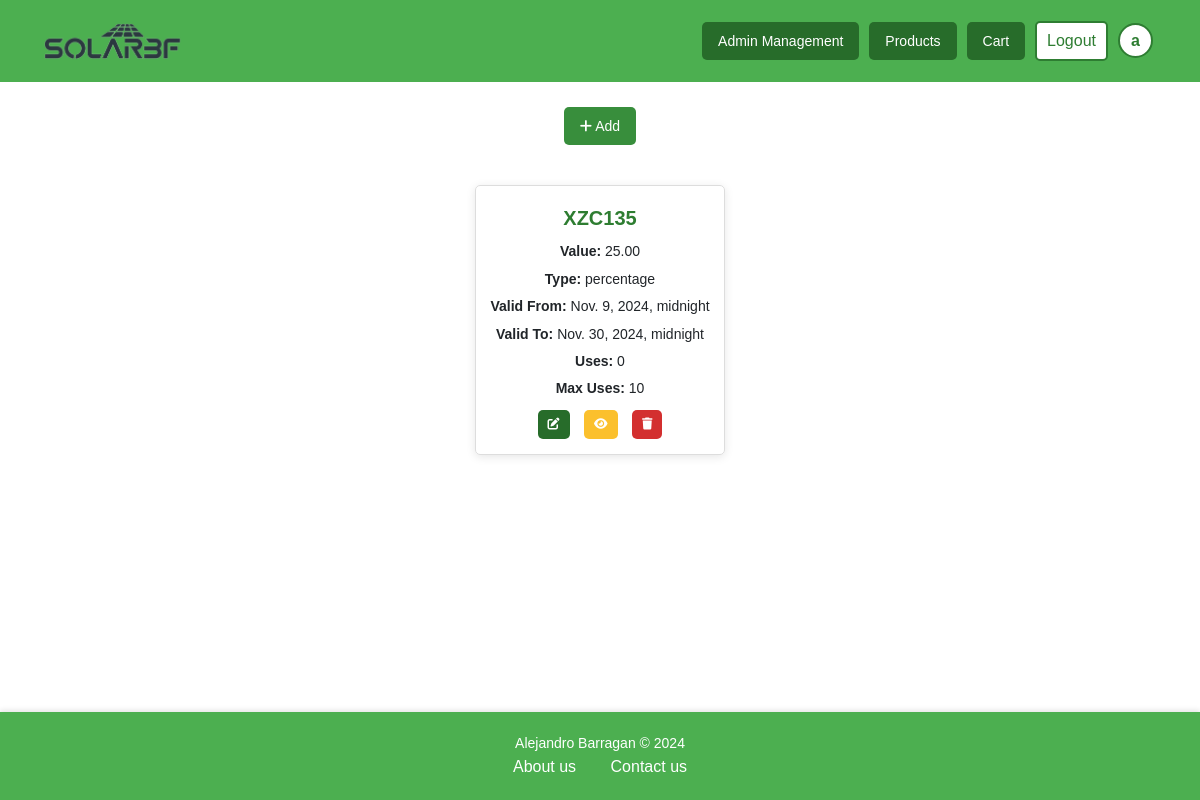
Screenshot of /products/coupons/ (signed in) with the database file from the repository.
### accounts/models.py (models this page shows, shortened)
class CustomUser(AbstractUser):
    USER_TYPE_CHOICES = (
        ('user', 'User'),
        ('worker', 'Worker'),
        ('admin', 'Admin'),
    )
    role = models.CharField(max_length=10, default='user')
    team = models.ForeignKey(
        Team,
        on_delete=models.SET_NULL,
        blank=True, null=True,
        related_name='members'
    )
    email = models.EmailField(unique=True)
    street_address = models.CharField(max_length=255, blank=True, null=True)
    city = models.CharField(max_length=100, blank=True, null=True)
    state = models.CharField(max_length=100, blank=True, null=True)
    zip_code = models.CharField(max_length=20, blank=True, null=True)
    country = models.CharField(max_length=100, blank=True, null=True)

### products/models.py (models this page shows, shortened)
class Coupon(models.Model):
    COUPON_TYPE_CHOICES = (
        ('percentage', 'Percentage Discount'),
        ('fixed_amount', 'Fixed Amount Discount'),
    )
    code = models.CharField(max_length=50, unique=True)
    discount_type = models.CharField(max_length=15, choices=COUPON_TYPE_CHOICES)
    discount_value = models.DecimalField(max_digits=10, decimal_places=2)
    valid_from = models.DateTimeField(default=timezone.now)
    valid_to = models.DateTimeField()
    max_uses = models.PositiveIntegerField(default=1)
    uses = models.PositiveIntegerField(default=0)

### products/views.py (the view)
# urls.py: path('coupons/', views.coupon_list, name='coupon'),
@login_required
@user_passes_test(is_staff)
def coupon_list(request):
    coupons = Coupon.objects.all()
    discount_type_choices = Coupon.COUPON_TYPE_CHOICES
    return render(request, 'admin/coupons.html', {'coupons': coupons, 'discount_type_choices': discount_type_choices})

### accounts/views.py (called while the page is built)
def is_staff(user):
    return user.is_staff or user.role in ['admin', 'worker']

### templates/admin/coupons.html (shortened to what this page needs)
{% extends 'base.html' %}
{% load static %}
{% block style %}
<link rel="stylesheet" href="{% static 'css/coupon.css' %}" />
<link rel="stylesheet" href="{% static 'css/card.css' %}" />
{% endblock %}
{% block content %}
<div class="button-container">
    {% if user.is_staff %}
    <button class="btn-custom btn-medium btn-success" data-toggle="modal" data-target="#addCouponModal">
        <i class="fa-solid fa-plus"></i> Add
    </button>
    {% endif %}
</div>
<div class="cardb-list">
    {% for coupon in coupons %}
    <div class="cardb-item">
        <h3 class="truncate-text">{{ coupon.code }}</h3>
        <p class="truncate-text"><strong>Value:</strong> {{ coupon.discount_value }}</p>
        <p class="truncate-text"><strong>Type:</strong> {{ coupon.discount_type }}</p>
        <p class="truncate-text"><strong>Valid From:</strong> {{ coupon.valid_from }}</p>
        <p class="truncate-text"><strong>Valid To:</strong> {{ coupon.valid_to }}</p>
        <p class="truncate-text"><strong>Uses:</strong> {{ coupon.uses }}</p>
        <p class="truncate-text"><strong>Max Uses:</strong> {{ coupon.max_uses }}</p>
        {% if user.is_staff %}
        <div>
            <button class="btn-custom btn-small btn-primary" data-toggle="modal" data-target="#editCouponModal{{ coupon.id }}" title="Edit">
                <i class="fa-solid fa-pen-to-square"></i>
            </button>
            <button class="btn-custom btn-small btn-info" data-toggle="modal" data-target="#couponModal{{ coupon.id }}" title="View">
                <i class="fa-solid fa-eye"></i>
            </button>
            <button class="btn-custom btn-small btn-danger" data-toggle="modal" data-target="#deleteCouponModal{{ coupon.id }}" title="Delete">
                <i class="fa-solid fa-trash"></i>
            </button>
        </div>
        {% endif %}
    </div>
    {% empty %}
    <p class="no-coupons">No coupons available.</p>
    {% endfor %}
</div>
{% endblock %}

### templates/components/navbar.html (shortened to what this page needs)
{% load static %}
{% block style %}
    <link rel="stylesheet" href="{% static 'css/navbar.css' %}"/>
{% endblock %}
{% block content %}
<div class="navbar-container">
    <nav class="navbar">
        <div class="container">
            <a class="nav-link navbar-brand nav-logo" href="{% url 'home' %}">
                <img src="{% static 'images/SolarBFLogo1-1.png' %}" alt="">
            </a>
            <div class="nav-links" id="nav-links">
                {% if user.is_authenticated %}
                    {% if user.is_staff or user.role == 'worker' %}
                        <a class="btn-custom btn-medium btn-primary" href="{% url 'management' %}">Admin Management</a>
                    {% endif %}
                        <a class="btn-custom btn-medium btn-primary" href="{% url 'products' %}">Products</a>
                        <a class="btn-custom btn-medium btn-primary" href="{% url 'cart' %}">Cart</a>
                        <a class="btn-custom btn-logout" href="{% url 'logout' %}">Logout</a>
                        <a class="btn-custom btn-profile" href="{% url 'profile' %}">{{ user.username|slice:":1" }}</a>
                    {% else %}
                        <a class="btn-login" href="{% url 'login' %}">Login</a>
                    {% endif %}
            </div>
        </div>
    </nav>
</div>
{% endblock %}

### static/css/base.css (style rules this page uses)
* { box-sizing: border-box; margin: 0; padding: 0; }
body { background-color: linear-gradient(135deg, #f8f9fa 0%, #e9ecef 100%); font-family: Arial, sans-serif; line-height: 1.6; }
a { text-decoration: none; }
img { max-width: 100%; height: auto; }
.button-container { display: flex; justify-content: center; margin-top: 20px; margin-bottom: 10px; }
.btn-custom { display: inline-block; border: none; border-radius: 5px; cursor: pointer; transition: all 0.3s ease; text-align: center; text-decoration: none; margin: 5px; }
.btn-custom.btn-medium { padding: 8px 16px; font-size: 14px; }
.btn-custom.btn-small { padding: 5px 10px; font-size: 12px; }
.btn-primary { background-color: #276c2a; color: white; }
.btn-success { background-color: #388E3C; color: white; }
.btn-danger { background-color: #D32F2F; color: white; }
.btn-info { background-color: #FBC02D; color: white; }

### static/css/coupon.css (style rules this page uses)
.truncate-text { white-space: nowrap; overflow: hidden; text-overflow: ellipsis; display: block; }

### static/css/card.css (style rules this page uses)
.cardb-list { display: flex; flex-wrap: wrap; gap: 20px; justify-content: center; margin-bottom: 20px; padding: 20px; }
.cardb-item { border: 1px solid #ddd; border-radius: 5px; width: 250px; text-align: center; padding: 10px; box-shadow: 0 2px 10px rgba(0, 0, 0, 0.1); transition: transform 0.2s; margin: 5px; }
.cardb-item h3 { font-size: 20px; margin: 10px; color: #2E7D31; font-weight: bold; }
.cardb-item p { font-size: 14px; margin: 5px 0; }
.truncate-text { white-space: nowrap; overflow: hidden; text-overflow: ellipsis; display: block; }

### static/css/navbar.css (style rules this page uses)
.navbar-container { background-color: #4CAF50; }
.navbar { display: flex; justify-content: center; align-items: center; padding: 1rem; }
.container { display: flex; justify-content: space-between; align-items: center; width: 100%; }
.navbar-brand { margin-right: auto; font-size: 1.5rem; color: #fff; text-decoration: none; }
.nav-links { display: flex; align-items: center; }
.navbar .btn-logout, .btn-login { background-color: white; color: #2E7D32; border: 2px solid #2E7D32; padding: 5px 10px; border-radius: 5px; font-size: 16px; cursor: pointer; transition: all 0.3s ease; }
.navbar .btn-profile { background-color: white; color: #2E7D32; border: 2px solid #2E7D32; border-radius: 50%; font-size: 16px; width: 35px; height: 35px; display: flex; align-items: center; justify-content: center; font-weight: bold; cursor: pointer; transition: all 0.3s ease; }
.nav-logo { display: flex; align-items: center; height: 100%; padding: 5px 0; }
.nav-logo img { max-height: 40px; width: auto; object-fit: contain; }

### static/css/footer.css (style rules this page uses)
html, body { height: 100%; margin: 0; }
body { display: flex; flex-direction: column; }

### rows the page displays
CustomUser: username "a"
Coupon: code "XZC135", discount_value "25.00", discount_type "percentage", valid_from "Nov. 9, 2024, midnight", valid_to "Nov. 30, 2024, midnight", uses "0", max_uses "10"
